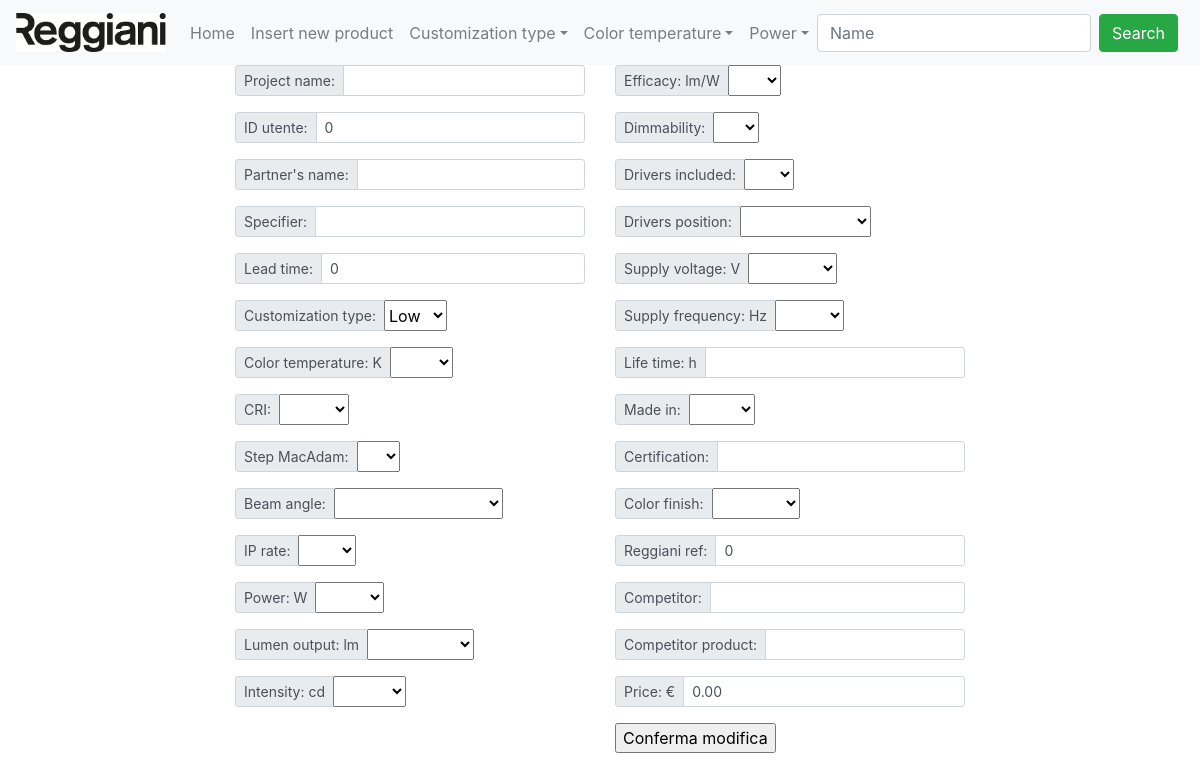
The page /modifica.php?idArticolo=3 on the database its author committed.
### tables this page shows
CREATE TABLE `products` (
  `ID` int(11) NOT NULL,
  `img` varchar(128) NOT NULL,
  `file` varchar(128) NOT NULL,
  `projectName` varchar(32) NOT NULL,
  `idUtente` int(11) NOT NULL,
  `partnersName` varchar(32) NOT NULL,
  `Specifier` varchar(32) NOT NULL,
  `leadTime` int(11) NOT NULL,
  `customizationType` varchar(32) NOT NULL,
  `colorTemperature` int(11) NOT NULL,
  `CRI` varchar(32) NOT NULL,
  `stepMacAdam` varchar(32) NOT NULL,
  `beamAngle` varchar(32) NOT NULL,
  `ipRate` varchar(32) NOT NULL,
  `power` varchar(32) NOT NULL,
  `lumenOutput` varchar(32) NOT NULL,
  `intensity` varchar(32) NOT NULL,
  `efficacy` varchar(32) NOT NULL,
  `dimmability` tinyint(1) NOT NULL,
  `driverIncluded` tinyint(1) NOT NULL,
  `driverPosition` tinyint(1) NOT NULL,
  `supplyVoltage` varchar(32) NOT NULL,
  `supplyFrequency` varchar(32) NOT NULL,
  `lifetime` varchar(32) NOT NULL,
  `madeIn` varchar(32) NOT NULL,
  `certification` varchar(32) NOT NULL,
  `colorFinish` varchar(32) NOT NULL,
  `reggianiRef` int(11) NOT NULL,
  `competitor` varchar(32) NOT NULL,
  `competitorProduct` varchar(32) NOT NULL,
  `targetPrice` decimal(11,2) NOT NULL
);

### modifica.php (the view, shortened to what this page needs)
<?php
	include("connection.php");
	include("navbar.php");
	$sql = "SELECT * FROM products WHERE ID = ".$_GET["idArticolo"];
	$result = $conn->query($sql);
	$row = $result->fetch_assoc();
?>
<html>
	<head>
		<link rel="stylesheet" type="text/css" href="style.css">
	</head>
	<body>
		<div class='container'>
			<div class='row'>
						<div class='col-sm-2'>
						</div>
				<div class='col-sm-4'>
					<form enctype="multipart/form-data" action="chkModifica.php" method="POST">
						<div class="input-group input-group-sm mb-3">
  							<div class="input-group-prepend">
    							<span class="input-group-text" id="inputGroup-sizing-sm">Project name:</span>
 							</div>
  							<input type="text" class="form-control" aria-label="Small" aria-describedby="inputGroup-sizing-sm" name="nameProject" required value = "<?php echo $row['projectName']?>">
						</div>
						<div class="input-group input-group-sm mb-3">
  							<div class="input-group-prepend">
    							<span class="input-group-text" id="inputGroup-sizing-sm">ID utente:</span>
 							</div>
  							<input type="number" class="form-control" aria-label="Small" aria-describedby="inputGroup-sizing-sm" name="nameIdUtente" required value = "<?php echo $row['idUtente']?>">
						</div>
						<div class="input-group input-group-sm mb-3">
  							<div class="input-group-prepend">
    							<span class="input-group-text" id="inputGroup-sizing-sm">Partner's name:</span>
 							</div>
  							<input type="text" class="form-control" aria-label="Small" aria-describedby="inputGroup-sizing-sm" name="namePartner" required value = "<?php echo $row['partnersName']?>">
						</div>
						<div class="input-group input-group-sm mb-3">
  							<div class="input-group-prepend">
    							<span class="input-group-text" id="inputGroup-sizing-sm">Specifier:</span>
 							</div>
  							<input type="text" class="form-control" aria-label="Small" aria-describedby="inputGroup-sizing-sm" name="nameSpecifier" required value = "<?php echo $row['Specifier']?>">
						</div>
						<div class="input-group input-group-sm mb-3">
  							<div class="input-group-prepend">
    							<span class="input-group-text" id="inputGroup-sizing-sm">Lead time:</span>
 							</div>
  							<input type="number" class="form-control" aria-label="Small" aria-describedby="inputGroup-sizing-sm" name="nameLeadTime" required value = "<?php echo $row['leadTime']?>">
						</div>
                        <div class="input-group input-group-sm mb-3">
  							<div class="input-group-prepend">
    							<span class="input-group-text" id="inputGroup-sizing-sm">Customization type:</span>
 							</div>
                            <select name="nameCustomizationType">
                                <option>Low</option>
                            </select>
						</div>
						<div class="input-group input-group-sm mb-3">
  							<div class="input-group-prepend">
    							<span class="input-group-text" id="inputGroup-sizing-sm">Color temperature: K</span>
 							</div>
                            <select name="nameTemperature">
                                <option></option>
                                <option>2700</option>
                            </select>
						</div>
                        <div class="input-group input-group-sm mb-3">
  							<div class="input-group-prepend">
    							<span class="input-group-text" id="inputGroup-sizing-sm">CRI:</span>
 							</div>
                            <select name="nameCRI">
                                <option></option>
                                <option>&lt;80</option>
                            </select>
						</div>
                        <div class="input-group input-group-sm mb-3">
  							<div class="input-group-prepend">
    							<span class="input-group-text" id="inputGroup-sizing-sm">Step MacAdam:<span>
 							</div>
                            <select name="nameStep">
                                <option></option>
                                <option>&lt;4</option>
                            </select>
						</div>
                        <div class="input-group input-group-sm mb-3">
  							<div class="input-group-prepend">
    							<span class="input-group-text" id="inputGroup-sizing-sm">Beam angle:<span>
 							</div>
                            <select name="nameBeam">
                                <option></option>
                                <option>Double asymmetric</option>
                            </select>
						</div>
						<div class="input-group input-group-sm mb-3">
  							<div class="input-group-prepend">
    							<span class="input-group-text" id="inputGroup-sizing-sm">IP rate:</span>
 							</div>
                            <select name="nameIP">
                                <option></option>
                                <option>IP20</option>
                            </select>
						</div>
                        <div class="input-group input-group-sm mb-3">
  							<div class="input-group-prepend">
    							<span class="input-group-text" id="inputGroup-sizing-sm">Power: W<span>
 							</div>
                            <select name="namePower">
                                <option></option>
                                <option>&lt;10</option>
                            </select>
						</div>
                        <div class="input-group input-group-sm mb-3">
  							<div class="input-group-prepend">
    							<span class="input-group-text" id="inputGroup-sizing-sm">Lumen output: lm<span>
 							</div>
                            <select name="nameLumen">
                                <option></option>
                                <option>&lt;1000</option>
                            </select>
						</div>
                        <div class="input-group input-group-sm mb-3">
  							<div class="input-group-prepend">
    							<span class="input-group-text" id="inputGroup-sizing-sm">Intensity: cd<span>
 							</div>
                            <select name="nameIntensity">
                                <option></option>
                                <option>>5000</option>
                            </select>
						</div>
					</div>
					<div class='col-sm-4'>
                        <div class="input-group input-group-sm mb-3">
  							<div class="input-group-prepend">
    							<span class="input-group-text" id="inputGroup-sizing-sm">Efficacy: lm/W<span>
 							</div>
                            <select name="nameEfficacy">
                                <option></option>
                                <option>>80</option>
                            </select>
						</div>
                        <div class="input-group input-group-sm mb-3">
  							<div class="input-group-prepend">
    							<span class="input-group-text" id="inputGroup-sizing-sm">Dimmability:<span>
 							</div>
                            <select name="nameDimmability">
                                <option></option>
                                <option>On</option>
                            </select>
						</div>
                        <div class="input-group input-group-sm mb-3">
  							<div class="input-group-prepend">
    							<span class="input-group-text" id="inputGroup-sizing-sm">Drivers included:<span>
 							</div>
                            <select name="nameDriversInc">
                                <option></option>
                                <option>Yes</option>
                            </select>
						</div>
                        <div class="input-group input-group-sm mb-3">
  							<div class="input-group-prepend">
    							<span class="input-group-text" id="inputGroup-sizing-sm">Drivers position:<span>
 							</div>
                            <select name="nameDriversPos">
                                <option></option>
                                <option>Integrated</option>
                            </select>
						</div>
                        <div class="input-group input-group-sm mb-3">
  							<div class="input-group-prepend">
    							<span class="input-group-text" id="inputGroup-sizing-sm">Supply voltage: V<span>
 							</div>
                            <select name="nameVoltage">
                                <option></option>
                                <option>220-240</option>
                            </select>
						</div>
                        <div class="input-group input-group-sm mb-3">
  							<div class="input-group-prepend">
    							<span class="input-group-text" id="inputGroup-sizing-sm">Supply frequency: Hz<span>
 							</div>
                            <select name="nameFrequency">
                                <option></option>
                                <option>50-60</option>
                            </select>
						</div>
						<div class="input-group input-group-sm mb-3">
  							<div class="input-group-prepend">
    							<span class="input-group-text" id="inputGroup-sizing-sm">Life time: h</span>
 							</div>
  							<input type="text" class="form-control" aria-label="Small" aria-describedby="inputGroup-sizing-sm" name="nameLifeTime" required value = "<?php echo $row['lifetime']?>">
						</div>
                        <div class="input-group input-group-sm mb-3">
  							<div class="input-group-prepend">
    							<span class="input-group-text" id="inputGroup-sizing-sm">Made in:<span>
 							</div>
                            <select name="nameMade">
                                <option></option>
                                <option>China</option>
                            </select>
						</div>
						<div class="input-group input-group-sm mb-3">
  							<div class="input-group-prepend">
    							<span class="input-group-text" id="inputGroup-sizing-sm">Certification:</span>
 							</div>
  							<input type="text" class="form-control" aria-label="Small" aria-describedby="inputGroup-sizing-sm" name="nameCertification" required value = "<?php echo $row['certification']?>">
						</div>
                        <div class="input-group input-group-sm mb-3">
  							<div class="input-group-prepend">
    							<span class="input-group-text" id="inputGroup-sizing-sm">Color finish:<span>
 							</div>
                            <select name="nameColorFinish">
                                <option></option>
                                <option>Reggiani</option>
                            </select>
						</div>
						<div class="input-group input-group-sm mb-3">
  							<div class="input-group-prepend">
    							<span class="input-group-text" id="inputGroup-sizing-sm">Reggiani ref:</span>
 							</div>
  							<input type="number" class="form-control" aria-label="Small" aria-describedby="inputGroup-sizing-sm" name="nameRef" required value = "<?php echo $row['reggianiRef']?>">
						</div>
						<div class="input-group input-group-sm mb-3">
  							<div class="input-group-prepend">
    							<span class="input-group-text" id="inputGroup-sizing-sm">Competitor:</span>
 							</div>
  							<input type="text" class="form-control" aria-label="Small" aria-describedby="inputGroup-sizing-sm" name="nameCompetitor" required value = "<?php echo $row['competitor']?>">
						</div>
						<div class="input-group input-group-sm mb-3">
  							<div class="input-group-prepend">
    							<span class="input-group-text" id="inputGroup-sizing-sm">Competitor product:</span>
 							</div>
  							<input type="text" class="form-control" aria-label="Small" aria-describedby="inputGroup-sizing-sm" name="nameCompetitorProduct" required value = "<?php echo $row['competitorProduct']?>">
						</div>
						<div class="input-group input-group-sm mb-3">
  							<div class="input-group-prepend">
    							<span class="input-group-text" id="inputGroup-sizing-sm">Price: &euro;</span>
 							</div>
  							<input type="decimal" class="form-control" aria-label="Small" aria-describedby="inputGroup-sizing-sm" name="namePrice" required value = "<?php echo $row['targetPrice']?>">
						</div>
						<input type="submit" value="Conferma modifica"/>
						<div class='col-sm-2'>
						</div>
			</div>
		</div>
	</body>
</html>

### rows shown on the page
products: nameIdUtente "0", nameLeadTime "0", nameRef "0", namePrice "0.00"
